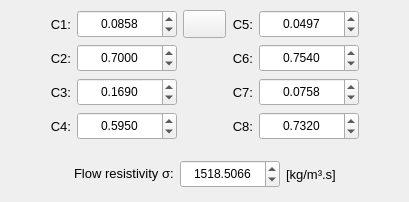
            <widget class="QWidget" name="tab_Delany_Bazley">
             <attribute name="title">
              <string>Delany-Bazley</string>
             </attribute>
             <layout class="QGridLayout" name="gridLayout_5">
              <property name="leftMargin">
               <number>4</number>
              </property>
              <property name="topMargin">
               <number>4</number>
              </property>
              <property name="rightMargin">
               <number>4</number>
              </property>
              <property name="bottomMargin">
               <number>4</number>
              </property>
              <property name="spacing">
               <number>4</number>
              </property>
              <item row="0" column="0">
               <widget class="QFrame" name="frame_4">
                <property name="frameShape">
                 <enum>QFrame::NoFrame</enum>
                </property>
                <property name="frameShadow">
                 <enum>QFrame::Raised</enum>
                </property>
                <layout class="QGridLayout" name="gridLayout_6">
                 <property name="leftMargin">
                  <number>6</number>
                 </property>
                 <property name="topMargin">
                  <number>6</number>
                 </property>
                 <property name="rightMargin">
                  <number>6</number>
                 </property>
                 <property name="bottomMargin">
                  <number>6</number>
                 </property>
                 <property name="spacing">
                  <number>6</number>
                 </property>
                 <item row="2" column="4">
                  <widget class="QLabel" name="label_8">
                   <property name="font">
                    <font>
                     <pointsize>10</pointsize>
                    </font>
                   </property>
                   <property name="text">
                    <string>C7:</string>
                   </property>
                   <property name="alignment">
                    <set>Qt::AlignRight|Qt::AlignTrailing|Qt::AlignVCenter</set>
                   </property>
                  </widget>
                 </item>
                 <item row="1" column="4">
                  <widget class="QLabel" name="label_7">
                   <property name="font">
                    <font>
                     <pointsize>10</pointsize>
                    </font>
                   </property>
                   <property name="text">
                    <string>C6:</string>
                   </property>
                   <property name="alignment">
                    <set>Qt::AlignRight|Qt::AlignTrailing|Qt::AlignVCenter</set>
                   </property>
                  </widget>
                 </item>
                 <item row="0" column="0">
                  <spacer name="horizontalSpacer_3">
                   <property name="orientation">
                    <enum>Qt::Horizontal</enum>
                   </property>
                   <property name="sizeHint" stdset="0">
                    <size>
                     <width>40</width>
                     <height>20</height>
                    </size>
                   </property>
                  </spacer>
                 </item>
                 <item row="1" column="1">
                  <widget class="QLabel" name="label_3">
                   <property name="font">
                    <font>
                     <pointsize>10</pointsize>
                    </font>
                   </property>
                   <property name="text">
                    <string>C2:</string>
                   </property>
                   <property name="alignment">
                    <set>Qt::AlignRight|Qt::AlignTrailing|Qt::AlignVCenter</set>
                   </property>
                  </widget>
                 </item>
                 <item row="3" column="2">
                  <widget class="QDoubleSpinBox" name="doubleSpinBox_C4_DB">
                   <property name="minimumSize">
                    <size>
                     <width>100</width>
                     <height>28</height>
                    </size>
                   </property>
                   <property name="maximumSize">
                    <size>
                     <width>100</width>
                     <height>28</height>
                    </size>
                   </property>
                   <property name="alignment">
                    <set>Qt::AlignCenter</set>
                   </property>
                   <property name="decimals">
                    <number>4</number>
                   </property>
                   <property name="minimum">
                    <double>-100.000000000000000</double>
                   </property>
                   <property name="maximum">
                    <double>100.000000000000000</double>
                   </property>
                   <property name="value">
                    <double>0.595000000000000</double>
                   </property>
                  </widget>
                 </item>
                 <item row="0" column="4">
                  <widget class="QLabel" name="label_6">
                   <property name="font">
                    <font>
                     <pointsize>10</pointsize>
                    </font>
                   </property>
                   <property name="text">
                    <string>C5:</string>
                   </property>
                   <property name="alignment">
                    <set>Qt::AlignRight|Qt::AlignTrailing|Qt::AlignVCenter</set>
                   </property>
                  </widget>
                 </item>
                 <item row="0" column="5">
                  <widget class="QDoubleSpinBox" name="doubleSpinBox_C5_DB">
                   <property name="minimumSize">
                    <size>
                     <width>100</width>
                     <height>28</height>
                    </size>
                   </property>
                   <property name="maximumSize">
                    <size>
                     <width>100</width>
                     <height>28</height>
                    </size>
                   </property>
                   <property name="alignment">
                    <set>Qt::AlignCenter</set>
                   </property>
                   <property name="decimals">
                    <number>4</number>
                   </property>
                   <property name="minimum">
                    <double>-100.000000000000000</double>
                   </property>
                   <property name="maximum">
                    <double>100.000000000000000</double>
                   </property>
                   <property name="value">
                    <double>0.049700000000000</double>
                   </property>
                  </widget>
                 </item>
                 <item row="1" column="5">
                  <widget class="QDoubleSpinBox" name="doubleSpinBox_C6_DB">
                   <property name="minimumSize">
                    <size>
                     <width>100</width>
                     <height>28</height>
                    </size>
                   </property>
                   <property name="maximumSize">
                    <size>
                     <width>100</width>
                     <height>28</height>
                    </size>
                   </property>
                   <property name="alignment">
                    <set>Qt::AlignCenter</set>
                   </property>
                   <property name="decimals">
                    <number>4</number>
                   </property>
                   <property name="minimum">
                    <double>-100.000000000000000</double>
                   </property>
                   <property name="maximum">
                    <double>100.000000000000000</double>
                   </property>
                   <property name="value">
                    <double>0.754000000000000</double>
                   </property>
                  </widget>
                 </item>
                 <item row="2" column="5">
                  <widget class="QDoubleSpinBox" name="doubleSpinBox_C7_DB">
                   <property name="minimumSize">
                    <size>
                     <width>100</width>
                     <height>28</height>
                    </size>
                   </property>
                   <property name="maximumSize">
                    <size>
                     <width>100</width>
                     <height>28</height>
                    </size>
                   </property>
                   <property name="alignment">
                    <set>Qt::AlignCenter</set>
                   </property>
                   <property name="decimals">
                    <number>4</number>
                   </property>
                   <property name="minimum">
                    <double>-100.000000000000000</double>
                   </property>
                   <property name="maximum">
                    <double>100.000000000000000</double>
                   </property>
                   <property name="value">
                    <double>0.075800000000000</double>
                   </property>
                  </widget>
                 </item>
                 <item row="0" column="6">
                  <spacer name="horizontalSpacer">
                   <property name="orientation">
                    <enum>Qt::Horizontal</enum>
                   </property>
                   <property name="sizeHint" stdset="0">
                    <size>
                     <width>40</width>
                     <height>20</height>
                    </size>
                   </property>
                  </spacer>
                 </item>
                 <item row="3" column="4">
                  <widget class="QLabel" name="label_9">
                   <property name="font">
                    <font>
                     <pointsize>10</pointsize>
                    </font>
                   </property>
                   <property name="text">
                    <string>C8:</string>
                   </property>
                   <property name="alignment">
                    <set>Qt::AlignRight|Qt::AlignTrailing|Qt::AlignVCenter</set>
                   </property>
                  </widget>
                 </item>
                 <item row="3" column="5">
                  <widget class="QDoubleSpinBox" name="doubleSpinBox_C8_DB">
                   <property name="minimumSize">
                    <size>
                     <width>100</width>
                     <height>28</height>
                    </size>
                   </property>
                   <property name="maximumSize">
                    <size>
                     <width>100</width>
                     <height>28</height>
                    </size>
                   </property>
                   <property name="alignment">
                    <set>Qt::AlignCenter</set>
                   </property>
                   <property name="decimals">
                    <number>4</number>
                   </property>
                   <property name="minimum">
                    <double>-100.000000000000000</double>
                   </property>
                   <property name="maximum">
                    <double>100.000000000000000</double>
                   </property>
                   <property name="value">
                    <double>0.732000000000000</double>
                   </property>
                  </widget>
                 </item>
                 <item row="3" column="1">
                  <widget class="QLabel" name="label_5">
                   <property name="font">
                    <font>
                     <pointsize>10</pointsize>
                    </font>
                   </property>
                   <property name="text">
                    <string>C4:</string>
                   </property>
                   <property name="alignment">
                    <set>Qt::AlignRight|Qt::AlignTrailing|Qt::AlignVCenter</set>
                   </property>
                  </widget>
                 </item>
                 <item row="2" column="1">
                  <widget class="QLabel" name="label_4">
                   <property name="font">
                    <font>
                     <pointsize>10</pointsize>
                    </font>
                   </property>
                   <property name="text">
                    <string>C3:</string>
                   </property>
                   <property name="alignment">
                    <set>Qt::AlignRight|Qt::AlignTrailing|Qt::AlignVCenter</set>
                   </property>
                  </widget>
                 </item>
                 <item row="2" column="2">
                  <widget class="QDoubleSpinBox" name="doubleSpinBox_C3_DB">
                   <property name="minimumSize">
                    <size>
                     <width>100</width>
                     <height>28</height>
                    </size>
                   </property>
                   <property name="maximumSize">
                    <size>
                     <width>100</width>
                     <height>28</height>
                    </size>
                   </property>
                   <property name="alignment">
                    <set>Qt::AlignCenter</set>
                   </property>
                   <property name="decimals">
                    <number>4</number>
                   </property>
                   <property name="minimum">
                    <double>-100.000000000000000</double>
                   </property>
                   <property name="maximum">
                    <double>100.000000000000000</double>
                   </property>
                   <property name="value">
                    <double>0.169000000000000</double>
                   </property>
                  </widget>
                 </item>
                 <item row="0" column="1">
                  <widget class="QLabel" name="label_2">
                   <property name="font">
                    <font>
                     <pointsize>10</pointsize>
                    </font>
                   </property>
                   <property name="text">
                    <string>C1:</string>
                   </property>
                   <property name="alignment">
                    <set>Qt::AlignRight|Qt::AlignTrailing|Qt::AlignVCenter</set>
                   </property>
                  </widget>
                 </item>
                 <item row="0" column="2">
                  <widget class="QDoubleSpinBox" name="doubleSpinBox_C1_DB">
                   <property name="minimumSize">
                    <size>
                     <width>100</width>
                     <height>28</height>
                    </size>
                   </property>
                   <property name="maximumSize">
                    <size>
                     <width>100</width>
                     <height>28</height>
                    </size>
                   </property>
                   <property name="alignment">
                    <set>Qt::AlignCenter</set>
                   </property>
                   <property name="decimals">
                    <number>4</number>
                   </property>
                   <property name="minimum">
                    <double>-100.000000000000000</double>
                   </property>
                   <property name="maximum">
                    <double>100.000000000000000</double>
                   </property>
                   <property name="value">
                    <double>0.085800000000000</double>
                   </property>
                  </widget>
                 </item>
                 <item row="1" column="2">
                  <widget class="QDoubleSpinBox" name="doubleSpinBox_C2_DB">
                   <property name="minimumSize">
                    <size>
                     <width>100</width>
                     <height>28</height>
                    </size>
                   </property>
                   <property name="maximumSize">
                    <size>
                     <width>100</width>
                     <height>28</height>
                    </size>
                   </property>
                   <property name="alignment">
                    <set>Qt::AlignCenter</set>
                   </property>
                   <property name="decimals">
                    <number>4</number>
                   </property>
                   <property name="minimum">
                    <double>-100.000000000000000</double>
                   </property>
                   <property name="maximum">
                    <double>100.000000000000000</double>
                   </property>
                   <property name="value">
                    <double>0.700000000000000</double>
                   </property>
                  </widget>
                 </item>
                 <item row="0" column="3">
                  <widget class="QPushButton" name="pushButton_DB_equations">
                   <property name="minimumSize">
                    <size>
                     <width>40</width>
                     <height>28</height>
                    </size>
                   </property>
                   <property name="maximumSize">
                    <size>
                     <width>100</width>
                     <height>28</height>
                    </size>
                   </property>
                   <property name="font">
                    <font>
                     <pointsize>10</pointsize>
                    </font>
                   </property>
                   <property name="toolTip">
                    <string>See the equations for Delany-Bazley porous material model.</string>
                   </property>
                   <property name="text">
                    <string/>
                   </property>
                   <property name="icon">
                    <iconset resource="../../../../icons/resources.qrc">
                     <normaloff>:/icons/views/zoom_icon.png</normaloff>:/icons/views/zoom_icon.png</iconset>
                   </property>
                   <property name="iconSize">
                    <size>
                     <width>18</width>
                     <height>18</height>
                    </size>
                   </property>
                  </widget>
                 </item>
                </layout>
               </widget>
              </item>
              <item row="1" column="0">
               <widget class="QFrame" name="frame_5">
                <property name="minimumSize">
                 <size>
                  <width>0</width>
                  <height>48</height>
                 </size>
                </property>
                <property name="maximumSize">
                 <size>
                  <width>16777215</width>
                  <height>48</height>
                 </size>
                </property>
                <property name="frameShape">
                 <enum>QFrame::NoFrame</enum>
                </property>
                <property name="frameShadow">
                 <enum>QFrame::Raised</enum>
                </property>
                <layout class="QGridLayout" name="gridLayout_7">
                 <property name="leftMargin">
                  <number>6</number>
                 </property>
                 <property name="topMargin">
                  <number>6</number>
                 </property>
                 <property name="rightMargin">
                  <number>6</number>
                 </property>
                 <property name="bottomMargin">
                  <number>6</number>
                 </property>
                 <property name="spacing">
                  <number>6</number>
                 </property>
                 <item row="0" column="4">
                  <spacer name="horizontalSpacer_5">
                   <property name="orientation">
                    <enum>Qt::Horizontal</enum>
                   </property>
                   <property name="sizeHint" stdset="0">
                    <size>
                     <width>40</width>
                     <height>20</height>
                    </size>
                   </property>
                  </spacer>
                 </item>
                 <item row="0" column="0">
                  <spacer name="horizontalSpacer_4">
                   <property name="orientation">
                    <enum>Qt::Horizontal</enum>
                   </property>
                   <property name="sizeHint" stdset="0">
                    <size>
                     <width>40</width>
                     <height>20</height>
                    </size>
                   </property>
                  </spacer>
                 </item>
                 <item row="0" column="1">
                  <widget class="QLabel" name="label_10">
                   <property name="font">
                    <font>
                     <pointsize>10</pointsize>
                    </font>
                   </property>
                   <property name="text">
                    <string>&lt;html&gt;&lt;head/&gt;&lt;body&gt;&lt;p&gt;Flow resistivity &amp;sigma;:&lt;/p&gt;&lt;/body&gt;&lt;/html&gt;</string>
                   </property>
                  </widget>
                 </item>
                 <item row="0" column="2">
                  <widget class="QDoubleSpinBox" name="doubleSpinBox_flow_resistivity_DB">
                   <property name="minimumSize">
                    <size>
                     <width>100</width>
                     <height>28</height>
                    </size>
                   </property>
                   <property name="maximumSize">
                    <size>
                     <width>100</width>
                     <height>28</height>
                    </size>
                   </property>
                   <property name="alignment">
                    <set>Qt::AlignCenter</set>
                   </property>
                   <property name="decimals">
                    <number>4</number>
                   </property>
                   <property name="maximum">
                    <double>100000.000000000000000</double>
                   </property>
                   <property name="value">
                    <double>1518.506599999999935</double>
                   </property>
                  </widget>
                 </item>
                 <item row="0" column="3">
                  <widget class="QLabel" name="label_11">
                   <property name="font">
                    <font>
                     <pointsize>10</pointsize>
                    </font>
                   </property>
                   <property name="text">
                    <string>[kg/m³.s]</string>
                   </property>
                  </widget>
                 </item>
                </layout>
               </widget>
              </item>
             </layout>
            </widget>
